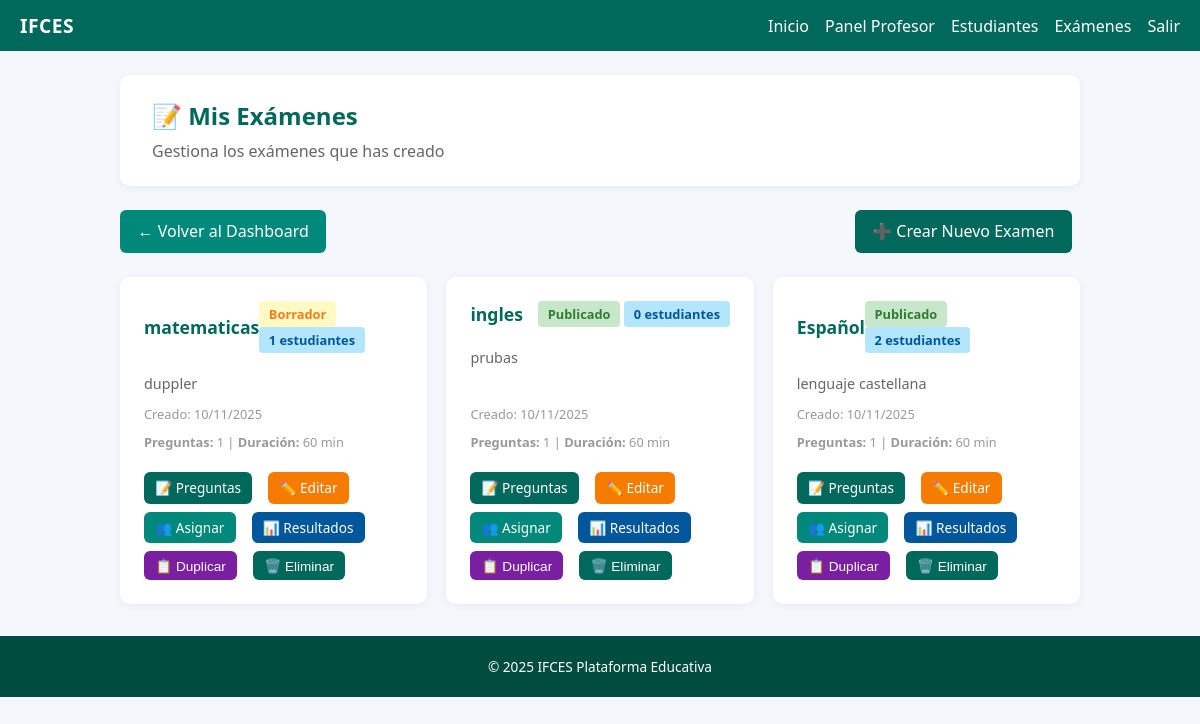
Page /profesor/examenes (signed in) on the committed database.
### app/models.py (models this page shows, shortened)
class Examen(db.Model):
    __tablename__ = "examenes"
    id = db.Column(db.Integer, primary_key=True)
    titulo = db.Column(db.String(200), nullable=False)
    descripcion = db.Column(db.Text)
    fecha_creacion = db.Column(db.DateTime, default=datetime.utcnow)
    duracion_minutos = db.Column(db.Integer, default=60)
    fecha_limite = db.Column(db.DateTime)
    publicado = db.Column(db.Boolean, default=False)
    profesor_id = db.Column(db.Integer, db.ForeignKey('users.id'), nullable=False)
    categoria_id = db.Column(db.Integer, db.ForeignKey('categorias.id'))
    intentos_maximos = db.Column(db.Integer, default=1)  # número de intentos permitidos
    mostrar_respuestas = db.Column(db.Boolean, default=True)  # mostrar respuestas correctas después
    barajar_preguntas = db.Column(db.Boolean, default=False)  # randomizar orden preguntas
    calificacion_minima = db.Column(db.Float, default=60.0)  # porcentaje mínimo para aprobar
    preguntas = db.relationship('Pregunta', backref='examen', lazy=True, cascade='all, delete-orphan')
    resultados = db.relationship('ExamenResultado', backref='examen', lazy=True, cascade='all, delete-orphan')

### app/profesor/__init__.py (the view)
@profesor_bp.route("/examenes")
@login_required
@role_required("profesor")
def lista_examenes():
    examenes = Examen.query.filter_by(profesor_id=current_user.id).all()
    return render_template("profesor/examenes.html", examenes=examenes)

### app/models.py (called while the page is built)
@login_manager.user_loader
def load_user(user_id):  # pragma: no cover
    return User.query.get(int(user_id))

### app/templates/profesor/examenes.html (shortened to what this page needs)
{% extends 'layout.html' %}
{% block content %}
<div class="dashboard-header">
  <h2>📝 Mis Exámenes</h2>
  <p class="welcome">Gestiona los exámenes que has creado</p>
</div>
<div class="action-bar">
  <a href="{{ url_for('main.dashboard_profesor') }}" class="btn btn-secondary">← Volver al Dashboard</a>
  <a href="{{ url_for('profesor.crear_examen') }}" class="btn btn-primary">➕ Crear Nuevo Examen</a>
</div>
<div class="examenes-grid">
  {% for examen in examenes %}
    <div class="examen-card">
      <div class="examen-header">
        <h3>{{ examen.titulo }}</h3>
        <div>
          {% if examen.publicado %}
            <span class="badge badge-success">Publicado</span>
          {% else %}
            <span class="badge badge-warning">Borrador</span>
          {% endif %}
          <span class="badge badge-info">{{ examen.estudiantes.count() }} estudiantes</span>
        </div>
      </div>
      <p class="examen-descripcion">{{ examen.descripcion or 'Sin descripción' }}</p>
      <p class="examen-fecha">Creado: {{ examen.fecha_creacion.strftime('%d/%m/%Y') }}</p>
      <p class="examen-fecha">
        <strong>Preguntas:</strong> {{ examen.preguntas|length }}
        | <strong>Duración:</strong> {{ examen.duracion_minutos or 'Sin límite' }} min
      </p>
      <div class="examen-actions">
        <a href="{{ url_for('profesor.gestionar_preguntas', id=examen.id) }}" class="btn btn-sm btn-primary">
          📝 Preguntas
        </a>
        <a href="{{ url_for('profesor.editar_examen', id=examen.id) }}" class="btn btn-sm" style="background:#f57c00;color:#fff;">
          ✏️ Editar
        </a>
        <a href="{{ url_for('profesor.asignar_examen', id=examen.id) }}" class="btn btn-sm btn-secondary">
          👥 Asignar
        </a>
        <a href="{{ url_for('profesor.ver_resultados', id=examen.id) }}" class="btn btn-sm" style="background:#01579b;color:#fff;">
          📊 Resultados
        </a>
        <form method="post" action="{{ url_for('profesor.duplicar_examen', id=examen.id) }}" class="inline-form">
          <button type="submit" class="btn btn-sm" style="background:#7b1fa2;color:#fff;">📋 Duplicar</button>
        </form>
        <form method="post" action="{{ url_for('profesor.eliminar_examen', id=examen.id) }}"
              onsubmit="return confirm('¿Eliminar el examen {{ examen.titulo }}?');" class="inline-form">
          <button type="submit" class="btn btn-sm btn-danger">🗑️ Eliminar</button>
        </form>
      </div>
    </div>
  {% else %}
    <div class="empty-state">
      <p>📋 No has creado exámenes aún</p>
      <a href="{{ url_for('profesor.crear_examen') }}" class="btn btn-primary">Crear mi primer examen</a>
    </div>
  {% endfor %}
</div>
{% endblock %}

### app/static/css/styles.css (style rules this page uses)
body { margin:0;font-family:'Segoe UI',Arial,sans-serif;background:#f4f7fb;color:#222; }
.btn { background:#00695c;color:#fff;padding:.65rem 1.1rem;border:none;border-radius:6px;text-decoration:none;display:inline-block;margin-right:.5rem;cursor:pointer;font-weight:500;transition:filter .2s; }
.btn-secondary { background:#00897b; }
.btn-primary { background:#00695c; }
.dashboard-header { background:#fff;padding:1.5rem 2rem;border-radius:10px;box-shadow:0 2px 10px rgba(0,0,0,.06);margin-bottom:1.5rem; }
.dashboard-header h2 { margin:0 0 .5rem;color:#00695c; }
.dashboard-header .welcome { margin:0;color:#666;font-size:1rem; }
.badge { display:inline-block;padding:.25rem .6rem;border-radius:4px;font-size:.8rem;font-weight:600; }
.action-bar { display:flex;justify-content:space-between;align-items:center;margin-bottom:1.5rem;flex-wrap:wrap;gap:.8rem; }
.badge-success { background:#c8e6c9;color:#2e7d32; }
.badge-warning { background:#fff9c4;color:#f57f17; }
.badge-info { background:#b3e5fc;color:#01579b; }
.examenes-grid { display:grid;grid-template-columns:repeat(auto-fill,minmax(300px,1fr));gap:1.2rem; }
.examen-card { background:#fff;padding:1.5rem;border-radius:10px;box-shadow:0 2px 10px rgba(0,0,0,.06);display:flex;flex-direction:column; }
.examen-header { display:flex;justify-content:space-between;align-items:center;margin-bottom:.8rem; }
.examen-header h3 { margin:0;color:#00695c;font-size:1.1rem; }
.examen-descripcion { color:#666;font-size:.9rem;margin:.5rem 0;flex-grow:1; }
.examen-fecha { color:#999;font-size:.8rem;margin:.3rem 0; }
.examen-actions { display:flex;gap:.5rem;margin-top:1rem;flex-wrap:wrap; }
.btn-sm { padding:.4rem .7rem;font-size:.85rem; }
.inline-form { display:inline; }

### rows in the picture
Examen: titulo "matematicas", publicado "Borrador", estudiantes.count "1", descripcion "duppler", fecha_creacion "10/11/2025", preguntas|length "1", duracion_minutos "60"
Examen: titulo "ingles", publicado "Publicado", estudiantes.count "0", descripcion "prubas", fecha_creacion "10/11/2025", preguntas|length "1", duracion_minutos "60"
Examen: titulo "Español", publicado "Publicado", estudiantes.count "2", descripcion "lenguaje castellana", fecha_creacion "10/11/2025", preguntas|length "1", duracion_minutos "60"
